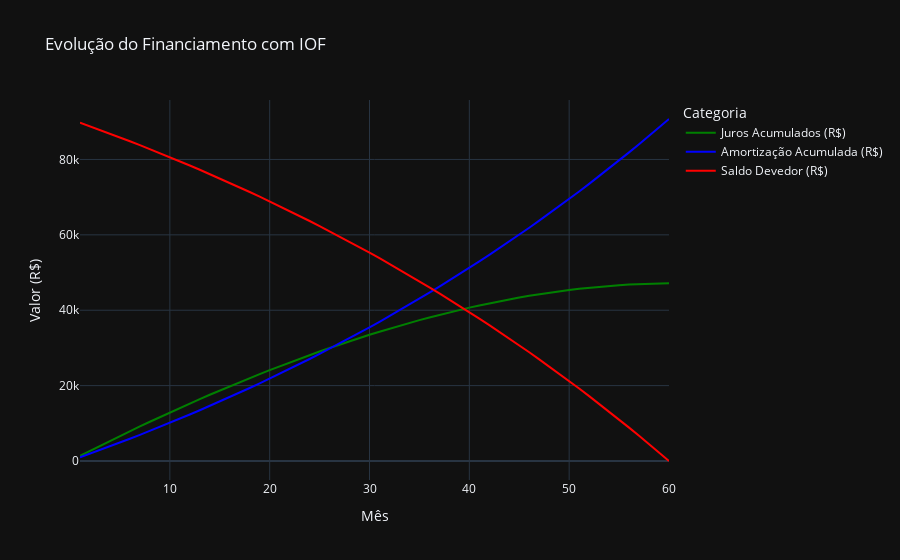

Notebook source saved alongside this figure:
### Code cell
simulador_carro(r=mensal, t=60, valor_total_bem=109_710, entrada_percentual=0.2)
